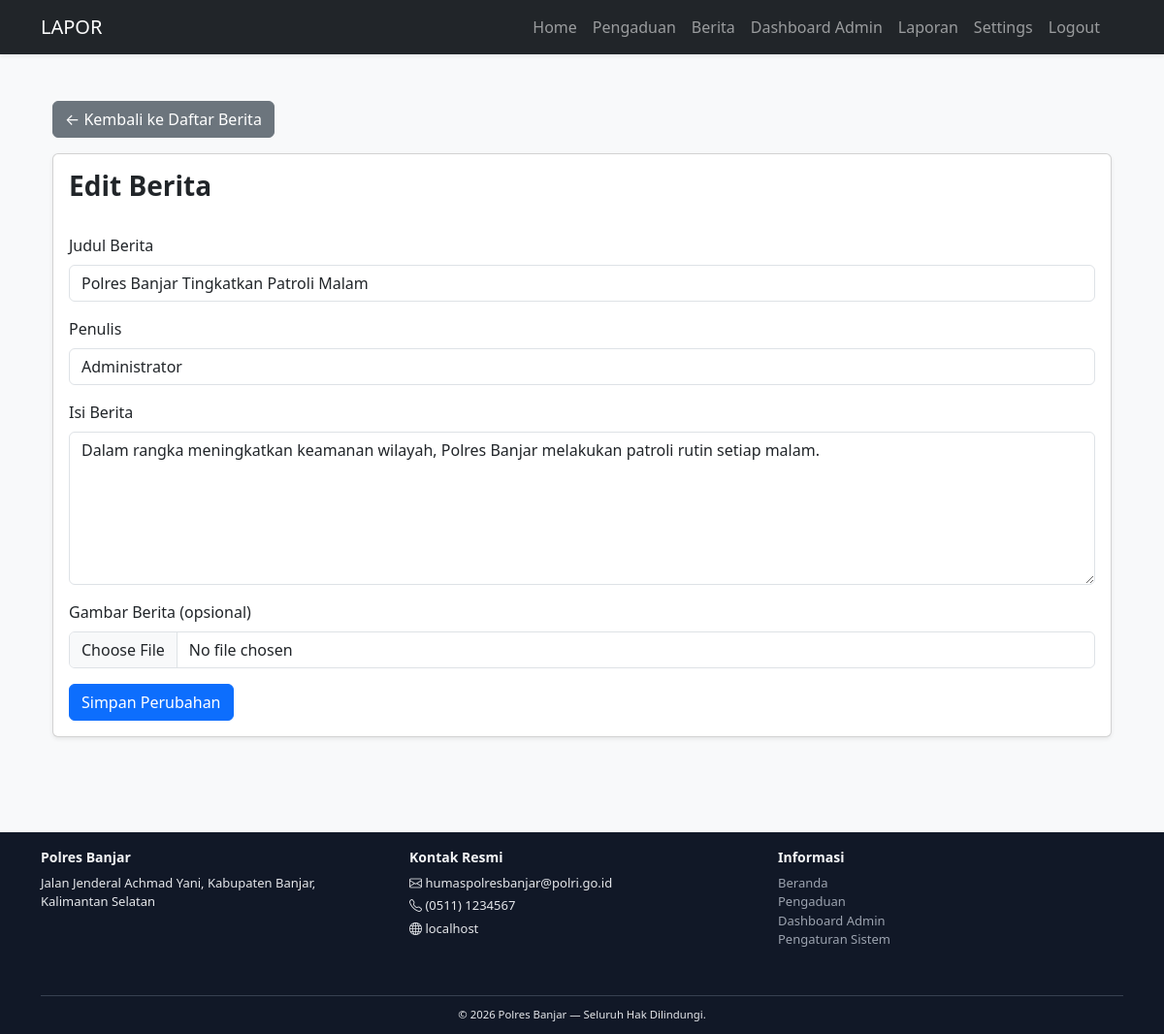
Page /index.php?page=edit_berita&id=2 (signed in) on the committed database.
### tables this page shows
CREATE TABLE `berita` (
  `id_berita` int(11) NOT NULL,
  `judul` varchar(200) NOT NULL,
  `isi` text NOT NULL,
  `gambar` varchar(255) DEFAULT NULL,
  `tanggal` date DEFAULT curdate(),
  `penulis` varchar(100) NOT NULL
);

### index.php (called while the page is built, shortened)
<?php
$page = isset($_GET['page']) ? $_GET['page'] : 'home';
include 'views/header.php';
include route($page);
include 'views/footer.php';

### views/edit_berita.php (the view, shortened to what this page needs)
<?php
$id = intval($_GET['id']);
$berita = mysqli_fetch_assoc(mysqli_query($conn, "SELECT * FROM berita WHERE id_berita = $id"));
?>
<div class="container mt-4 mb-5">
  <a href="index.php?page=berita" class="btn btn-secondary mb-3">&larr; Kembali ke Daftar Berita</a>
  <div class="card shadow-sm">
    <div class="card-body">
      <h3 class="card-title mb-4">Edit Berita</h3>
      <form method="post" enctype="multipart/form-data">
        <div class="mb-3">
          <label class="form-label">Judul Berita</label>
          <input type="text" name="judul" class="form-control"
                 value="<?= htmlspecialchars($berita['judul']) ?>" required>
        </div>
        <div class="mb-3">
          <label class="form-label">Penulis</label>
          <input type="text" name="penulis" class="form-control"
                 value="<?= htmlspecialchars($berita['penulis']) ?>" required>
        </div>
        <div class="mb-3">
          <label class="form-label">Isi Berita</label>
          <textarea name="isi" class="form-control" rows="6" required><?= htmlspecialchars($berita['isi']) ?></textarea>
        </div>
        <div class="mb-3">
          <label class="form-label">Gambar Berita (opsional)</label>
          <input type="file" name="gambar" class="form-control">
        </div>
        <button type="submit" class="btn btn-primary">Simpan Perubahan</button>
      </form>
    </div>
  </div>
</div>

### assets/css/style.css (style rules this page uses)
.card-title { font-weight: 600; height: 42px; overflow: hidden; display: -webkit-box; -webkit-line-clamp: 2; -webkit-box-orient: vertical; }

### views/header.php (style rules this page uses)
html, body { height: 100%; margin: 0; }
body { display: flex; flex-direction: column; background-color: #f8f9fa; }

### rows in the picture
berita: judul "Polres Banjar Tingkatkan Patroli Malam", penulis "Administrator", isi "Dalam rangka meningkatkan keamanan wilayah, Polres Banjar melakukan patroli rutin setiap malam."

### other values in the picture
sys('site_name', 'LAPOR') "LAPOR"
$get('site_name', 'Polres Banjar') "Polres Banjar"
$get('email_service', 'humaspolresbanjar@polri.go.id') "humaspolresbanjar@polri.go.id"
$get('whatsapp', '(0511) 1234567') "(0511) 1234567"
$_SERVER['HTTP_HOST'] "localhost"
